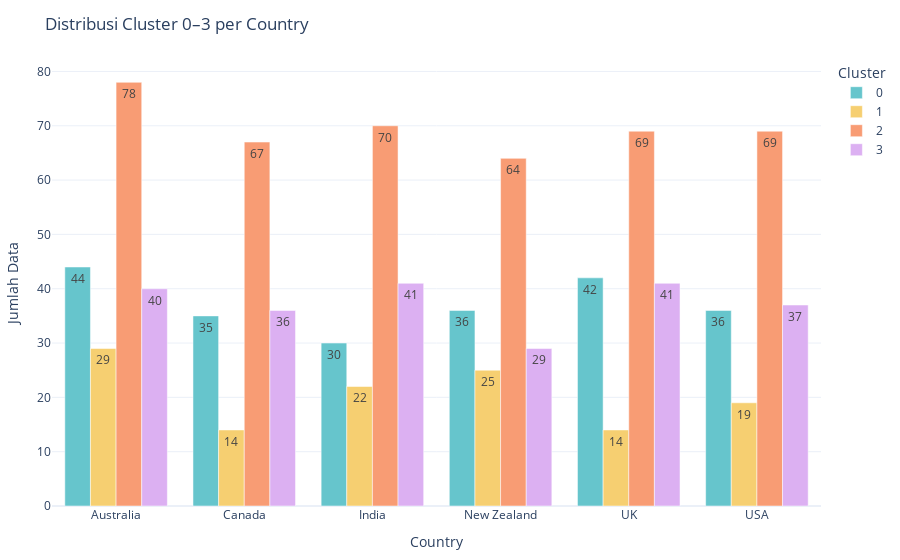

Notebook cell for this chart:
### Code cell
filtered_df = full_clustering_df[full_clustering_df['Cluster'].isin([0, 1, 2, 3])]


cluster_dist = (
    filtered_df.groupby(['Country', 'Cluster'])
    .size()
    .reset_index(name='Jumlah')
)


cluster_dist['Cluster'] = cluster_dist['Cluster'].astype(str)


fig = px.bar(cluster_dist,
             x='Country',
             y='Jumlah',
             color='Cluster',
             barmode='group',
             title='Distribusi Cluster 0–3 per Country',
             labels={'Jumlah': 'Jumlah Data'},
             text_auto=True,
             color_discrete_sequence=px.colors.qualitative.Pastel)


fig.update_layout(
    template='plotly_white',
    xaxis_tickangle=0,
    legend_title='Cluster',
    margin=dict(l=40, r=30, t=60, b=40)
)

fig.show()

### Figure 1 — Plotly figure (JSON) as saved in the notebook; plotly's stock layout.template omitted (floating-point values rounded to 4 significant figures)
{"data": [{"alignmentgroup": "True", "hovertemplate": "Cluster=0<br>Country=%{x}<br>Jumlah Data=%{y}<extra></extra>", "legendgroup": "0", "marker": {"color": "rgb(102, 197, 204)", "pattern": {"shape": ""}}, "name": "0", "offsetgroup": "0", "orientation": "v", "showlegend": true, "textposition": "auto", "texttemplate": "%{y}", "type": "bar", "x": ["Australia", "Canada", "India", "New Zealand", "UK", "USA"], "xaxis": "x", "y": [44, 35, 30, 36, 42, 36], "yaxis": "y"}, {"alignmentgroup": "True", "hovertemplate": "Cluster=1<br>Country=%{x}<br>Jumlah Data=%{y}<extra></extra>", "legendgroup": "1", "marker": {"color": "rgb(246, 207, 113)", "pattern": {"shape": ""}}, "name": "1", "offsetgroup": "1", "orientation": "v", "showlegend": true, "textposition": "auto", "texttemplate": "%{y}", "type": "bar", "x": ["Australia", "Canada", "India", "New Zealand", "UK", "USA"], "xaxis": "x", "y": [29, 14, 22, 25, 14, 19], "yaxis": "y"}, {"alignmentgroup": "True", "hovertemplate": "Cluster=2<br>Country=%{x}<br>Jumlah Data=%{y}<extra></extra>", "legendgroup": "2", "marker": {"color": "rgb(248, 156, 116)", "pattern": {"shape": ""}}, "name": "2", "offsetgroup": "2", "orientation": "v", "showlegend": true, "textposition": "auto", "texttemplate": "%{y}", "type": "bar", "x": ["Australia", "Canada", "India", "New Zealand", "UK", "USA"], "xaxis": "x", "y": [78, 67, 70, 64, 69, 69], "yaxis": "y"}, {"alignmentgroup": "True", "hovertemplate": "Cluster=3<br>Country=%{x}<br>Jumlah Data=%{y}<extra></extra>", "legendgroup": "3", "marker": {"color": "rgb(220, 176, 242)", "pattern": {"shape": ""}}, "name": "3", "offsetgroup": "3", "orientation": "v", "showlegend": true, "textposition": "auto", "texttemplate": "%{y}", "type": "bar", "x": ["Australia", "Canada", "India", "New Zealand", "UK", "USA"], "xaxis": "x", "y": [40, 36, 41, 29, 41, 37], "yaxis": "y"}], "layout": {"barmode": "group", "legend": {"title": {"text": "Cluster"}, "tracegroupgap": 0}, "margin": {"b": 40, "l": 40, "r": 30, "t": 60}, "title": {"text": "Distribusi Cluster 0–3 per Country"}, "xaxis": {"anchor": "y", "domain": [0, 1], "tickangle": 0, "title": {"text": "Country"}}, "yaxis": {"anchor": "x", "domain": [0, 1], "title": {"text": "Jumlah Data"}}}}
